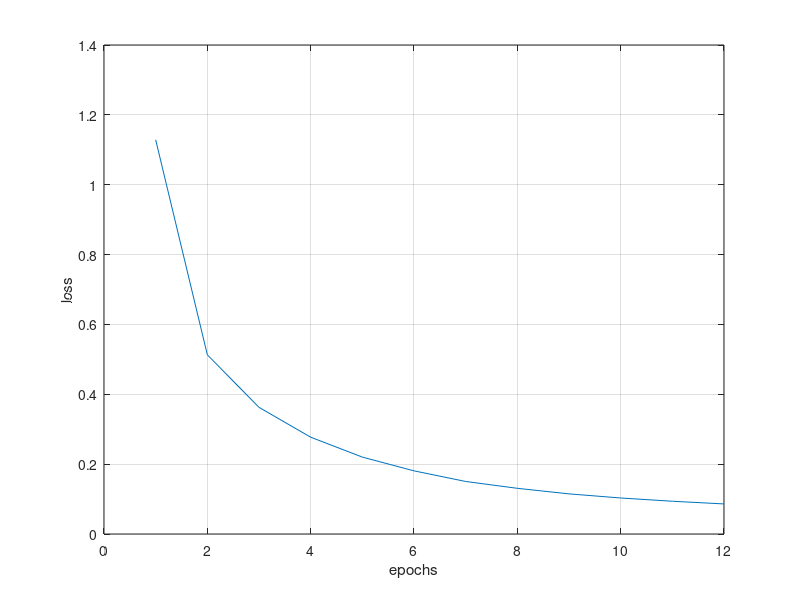

This figure's MATLAB source:
clc;clear all;close all
%%
loss = [1.1287 0.5130 0.3626 0.2772 0.2202 0.1808 0.1504 0.1308 0.1149 0.1031 0.0938 0.0861];
epochs = 1:length(loss);

plot(epochs,loss)
xlabel('epochs'),ylabel('loss'), grid on

